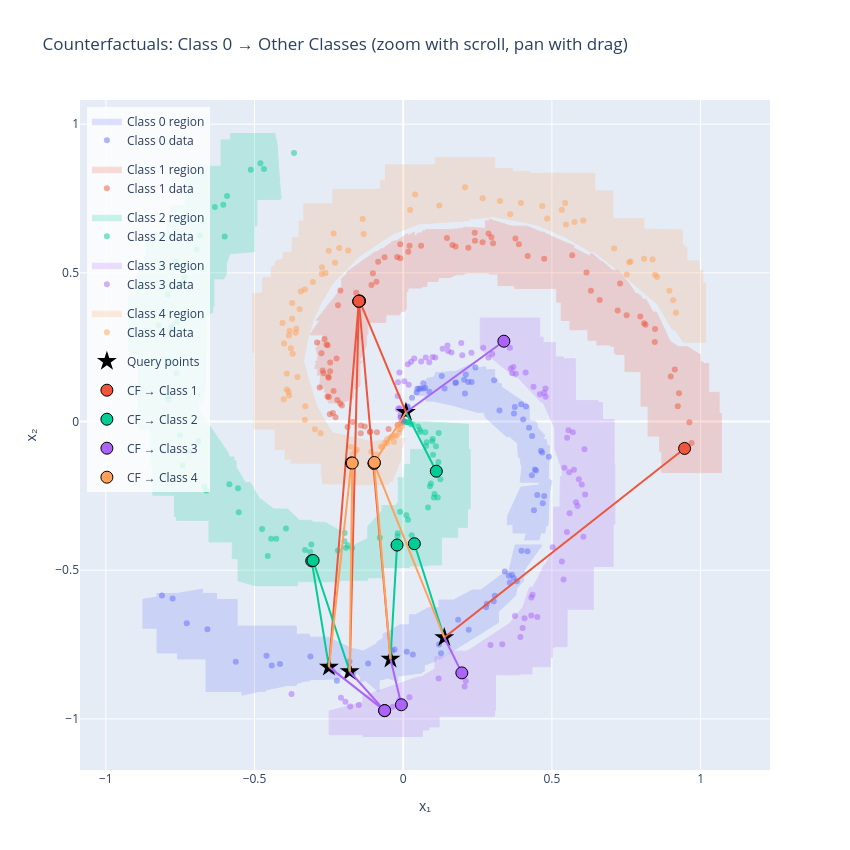

Notebook source saved alongside this figure:
### Markdown cell above
## 7 – Visualize Counterfactual Trajectories (Interactive)

Using Plotly for interactive zooming and panning.

### Code cell
from plotly.colors import qualitative
import plotly.graph_objects as go

# Color palette
colors = qualitative.Plotly[:atlas.n_classes]

fig = go.Figure()

# Plot certified regions as filled polygons
for label in range(atlas.n_classes):
    union = atlas.get_class_union(label)
    if union.is_empty:
        continue
    
    geoms = [union] if union.geom_type == 'Polygon' else list(union.geoms)
    for idx, g in enumerate(geoms):
        if g.is_empty or g.area < 1e-12:
            continue
        xs, ys = g.exterior.xy
        fig.add_trace(go.Scatter(
            x=list(xs), y=list(ys),
            fill='toself',
            fillcolor=colors[label],
            opacity=0.2,
            line=dict(color=colors[label], width=1),
            name=f'Class {label} region' if idx == 0 else None,
            showlegend=(idx == 0),
            legendgroup=f'class_{label}',
            hoverinfo='skip'
        ))

# Plot data points for each class
for label in range(atlas.n_classes):
    X = atlas.bounds[label]['X']
    fig.add_trace(go.Scatter(
        x=X[:, 0], y=X[:, 1],
        mode='markers',
        marker=dict(size=6, color=colors[label], opacity=0.5),
        name=f'Class {label} data',
        legendgroup=f'class_{label}',
        hovertemplate=f'Class {label}<br>x: %{{x:.3f}}<br>y: %{{y:.3f}}<extra></extra>'
    ))

# Plot query points
fig.add_trace(go.Scatter(
    x=query_points[:, 0], y=query_points[:, 1],
    mode='markers',
    marker=dict(size=15, color='black', symbol='star'),
    name='Query points',
    hovertemplate='Query<br>x: %{x:.3f}<br>y: %{y:.3f}<extra></extra>'
))

# Plot counterfactual arrows and points
for target_class, results in all_results.items():
    color = colors[target_class]
    
    for i, result in enumerate(results):
        if not result.success:
            continue
        
        x0 = query_points[i]
        x_cf = result.x_cf
        
        # Arrow line from query to counterfactual
        fig.add_trace(go.Scatter(
            x=[x0[0], x_cf[0]], y=[x0[1], x_cf[1]],
            mode='lines',
            line=dict(color=color, width=2),
            showlegend=False,
            hoverinfo='skip'
        ))
        
        # Counterfactual point
        fig.add_trace(go.Scatter(
            x=[x_cf[0]], y=[x_cf[1]],
            mode='markers',
            marker=dict(size=12, color=color, line=dict(color='black', width=1)),
            name=f'CF → Class {target_class}' if i == 0 else None,
            showlegend=(i == 0),
            legendgroup=f'cf_{target_class}',
            hovertemplate=(
                f'Counterfactual → Class {target_class}<br>'
                f'x: %{{x:.3f}}<br>y: %{{y:.3f}}<br>'
                f'Distance: {result.distance:.4f}<extra></extra>'
            )
        ))

fig.update_layout(
    title=f'Counterfactuals: Class {source_class} → Other Classes (zoom with scroll, pan with drag)',
    xaxis=dict(title='x₁', scaleanchor='y', scaleratio=1),
    yaxis=dict(title='x₂'),
    width=850,
    height=850,
    legend=dict(x=0.01, y=0.99, bgcolor='rgba(255,255,255,0.8)'),
    hovermode='closest'
)

fig.show()

### Figure 1 — Plotly figure (JSON) as saved in the notebook; plotly's stock layout.template omitted (floating-point values rounded to 4 significant figures; data arrays with more than 128 entries replaced by an {"elided": "..."} marker saying what was removed)
{"data": [{"fill": "toself", "fillcolor": "#636EFA", "hoverinfo": "skip", "legendgroup": "class_0", "line": {"color": "#636EFA", "width": 1}, "name": "Class 0 region", "opacity": 0.2, "showlegend": true, "type": "scatter", "x": [-0.08818, -0.06749, -0.06749, -0.01147, 0.01563, 0.02052, 0.02052, 0.04061, 0.08408, 0.1204, 0.1204, 0.1693, 0.2322, 0.2612, 0.344, 0.3551, 0.3765, 0.4656, 0.4656, 0.4079, 0.4079, 0.4043, 0.4043, 0.3811, 0.3811, 0.3785, 0.3785, 0.3204, 0.3204, 0.2271, 0.2271, 0.2134, 0.1218, 0.1204, 0.1204, 0.1118, 0.1118, 0.07679, 0.07087, 0.07087, 0.06292, 0.06292, -0.01813, -0.01813, -0.05388, -0.06749, -0.06749, -0.08095, -0.08095, -0.08555, -0.127, -0.1428, -0.1428, -0.1756, -0.2122, -0.2122, -0.3145, -0.3145, -0.3421, -0.3421, -0.3597, -0.3597, -0.3921, -0.4631, -0.4631, -0.4859, -0.5421, -0.5421, -0.6631, -0.6631, -0.7585, -0.7585, -0.828, -0.828, -0.8754, -0.8754, -0.828, -0.828, -0.7607, -0.6754, -0.6754, -0.628, -0.628, -0.5585, -0.5585, -0.3597, -0.3597, -0.3145, -0.3145, -0.2538, -0.1751, -0.1357, -0.1289, -0.08818, -0.08818], "y": [-0.741, -0.7296, -0.7143, -0.6838, -0.6838, -0.6811, -0.6498, -0.6498, -0.6263, -0.6263, -0.6005, -0.6005, -0.5666, -0.5666, -0.5044, -0.5044, -0.415, -0.415, -0.4177, -0.4989, -0.5202, -0.5248, -0.5356, -0.5621, -0.5737, -0.5764, -0.5843, -0.64, -0.6762, -0.7345, -0.7358, -0.7432, -0.8005, -0.8005, -0.7946, -0.798, -0.8046, -0.8166, -0.8198, -0.8404, -0.8417, -0.8455, -0.8563, -0.873, -0.8627, -0.868, -0.866, -0.8706, -0.907, -0.907, -0.8715, -0.8743, -0.8579, -0.8298, -0.839, -0.8652, -0.8684, -0.8718, -0.8741, -0.8773, -0.8811, -0.888, -0.888, -0.9032, -0.9081, -0.9081, -0.9201, -0.9081, -0.9081, -0.7985, -0.7985, -0.7783, -0.7783, -0.6951, -0.6951, -0.598, -0.5898, -0.5783, -0.5783, -0.5636, -0.5783, -0.5783, -0.5985, -0.5985, -0.688, -0.688, -0.7155, -0.7155, -0.7252, -0.7252, -0.7625, -0.7711, -0.7688, -0.7461, -0.741]}, {"fill": "toself", "fillcolor": "#636EFA", "hoverinfo": "skip", "legendgroup": "class_0", "line": {"color": "#636EFA", "width": 1}, "opacity": 0.2, "showlegend": false, "type": "scatter", "x": [0.1663, 0.139, 0.1301, 0.1301, 0.1048, 0.1048, 0.07536, 0.07536, 0.03908, 0.03908, 0.07536, 0.07536, 0.07757, 0.07757, 0.1048, 0.1048, 0.1075, 0.1075, 0.1755, 0.2391, 0.2391, 0.2754, 0.2754, 0.2776, 0.2776, 0.3075, 0.3075, 0.3186, 0.3186, 0.3301, 0.3301, 0.3453, 0.3465, 0.3476, 0.4237, 0.4237, 0.4305, 0.4443, 0.4455, 0.4491, 0.4524, 0.4753, 0.4753, 0.4724, 0.4724, 0.4822, 0.4822, 0.4836, 0.4836, 0.492, 0.4872, 0.4926, 0.4922, 0.4935, 0.4955, 0.4955, 0.5003, 0.4915, 0.4866, 0.479, 0.4765, 0.4619, 0.4568, 0.408, 0.4141, 0.3693, 0.3693, 0.3506, 0.3506, 0.3706, 0.3713, 0.3741, 0.3741, 0.3958, 0.4558, 0.4582, 0.3934, 0.3941, 0.3935, 0.3993, 0.3993, 0.3967, 0.3931, 0.3875, 0.3842, 0.3837, 0.3587, 0.3477, 0.2753, 0.2753, 0.2724, 0.2724, 0.2489, 0.1663], "y": [0.05451, 0.06026, 0.06119, 0.06214, 0.06748, 0.06786, 0.06976, 0.08597, 0.09116, 0.1042, 0.1212, 0.1428, 0.1433, 0.1447, 0.1498, 0.1537, 0.1537, 0.1648, 0.1682, 0.1981, 0.1772, 0.1848, 0.1819, 0.1823, 0.1733, 0.1748, 0.1409, 0.14, 0.1294, 0.1275, 0.1167, 0.1064, 0.1064, 0.1048, 0.05296, 0.008764, 0.001588, 0.001588, -0.003939, -0.003939, -0.02152, -0.04575, -0.05111, -0.05111, -0.06107, -0.06107, -0.06507, -0.06507, -0.08038, -0.08038, -0.1966, -0.1929, -0.1983, -0.1983, -0.1974, -0.1983, -0.1983, -0.2387, -0.3508, -0.3508, -0.3748, -0.3748, -0.3983, -0.3983, -0.3748, -0.3748, -0.3468, -0.3468, -0.3181, -0.2758, -0.2754, -0.2693, -0.2638, -0.2205, -0.2134, -0.2039, -0.2039, -0.1984, -0.1984, -0.1496, -0.1487, -0.1487, -0.1211, -0.1211, -0.07273, -0.07273, -0.05111, -0.05111, 0.01414, 0.02098, 0.02344, 0.03081, 0.03081, 0.05451]}, {"fill": "toself", "fillcolor": "#EF553B", "hoverinfo": "skip", "legendgroup": "class_1", "line": {"color": "#EF553B", "width": 1}, "name": "Class 1 region", "opacity": 0.2, "showlegend": true, "type": "scatter", "x": {"elided": "191 float values"}, "y": {"elided": "191 float values"}}, {"fill": "toself", "fillcolor": "#00CC96", "hoverinfo": "skip", "legendgroup": "class_2", "line": {"color": "#00CC96", "width": 1}, "name": "Class 2 region", "opacity": 0.2, "showlegend": true, "type": "scatter", "x": {"elided": "142 float values"}, "y": {"elided": "142 float values"}}, {"fill": "toself", "fillcolor": "#AB63FA", "hoverinfo": "skip", "legendgroup": "class_3", "line": {"color": "#AB63FA", "width": 1}, "name": "Class 3 region", "opacity": 0.2, "showlegend": true, "type": "scatter", "x": [0.04891, 0.05909, 0.08023, 0.1066, 0.1066, 0.1086, 0.1382, 0.1653, 0.2118, 0.2189, 0.2189, 0.3582, 0.4003, 0.4027, 0.4246, 0.4357, 0.4378, 0.4391, 0.4391, 0.453, 0.4677, 0.4699, 0.474, 0.4776, 0.5059, 0.5059, 0.5271, 0.5285, 0.5345, 0.5342, 0.5095, 0.5095, 0.4788, 0.4788, 0.47, 0.4638, 0.3854, 0.3762, 0.2587, 0.2587, 0.4587, 0.4587, 0.4705, 0.4705, 0.5117, 0.5117, 0.5382, 0.5382, 0.5785, 0.5785, 0.579, 0.579, 0.6556, 0.6556, 0.6703, 0.6703, 0.7095, 0.7095, 0.7117, 0.7117, 0.7059, 0.7059, 0.6391, 0.6391, 0.551, 0.551, 0.508, 0.508, 0.5015, 0.5015, 0.494, 0.494, 0.4329, 0.4329, 0.3935, 0.3935, 0.3104, 0.3104, 0.3066, 0.3066, 0.1209, 0.1209, 0.08645, 0.08645, 0.06457, 0.06457, -0.1354, -0.1354, -0.2493, -0.2493, -0.1354, -0.1354, 0.04891], "y": [-0.8592, -0.8592, -0.8472, -0.8317, -0.7926, -0.7912, -0.7912, -0.7722, -0.7722, -0.7682, -0.7697, -0.6787, -0.6283, -0.6234, -0.5571, -0.5571, -0.5527, -0.5527, -0.5507, -0.526, -0.4916, -0.4916, -0.4823, -0.4823, -0.4318, -0.2876, -0.2876, -0.1843, -0.1843, -0.1633, -0.09181, -0.02168, 0.04877, 0.04895, 0.06512, 0.06512, 0.148, 0.148, 0.2452, 0.348, 0.348, 0.2837, 0.2837, 0.2651, 0.2651, 0.2172, 0.2172, 0.2111, 0.2111, 0.1833, 0.1833, 0.07038, 0.07038, 0.06385, 0.06385, 0.007105, 0.007105, -0.1456, -0.1456, -0.3456, -0.3456, -0.4876, -0.4876, -0.6312, -0.6312, -0.7571, -0.7571, -0.7612, -0.7612, -0.7943, -0.7943, -0.8243, -0.8243, -0.8489, -0.8489, -0.8518, -0.8518, -0.9722, -0.9722, -0.9912, -0.9912, -1.027, -1.027, -1.037, -1.037, -1.059, -1.059, -1.053, -1.053, -0.9737, -0.9434, -0.9235, -0.8592]}, {"fill": "toself", "fillcolor": "#FFA15A", "hoverinfo": "skip", "legendgroup": "class_4", "line": {"color": "#FFA15A", "width": 1}, "name": "Class 4 region", "opacity": 0.2, "showlegend": true, "type": "scatter", "x": {"elided": "151 float values"}, "y": {"elided": "151 float values"}}, {"hovertemplate": "Class 0<br>x: %{x:.3f}<br>y: %{y:.3f}<extra></extra>", "legendgroup": "class_0", "marker": {"color": "#636EFA", "opacity": 0.5, "size": 6}, "mode": "markers", "name": "Class 0 data", "type": "scatter", "x": [0.1381, -0.2498, -0.04282, 0.009103, -0.1799, 0.01182, 0.3724, -0.8112, 0.1754, 0.4673, -0.1181, 0.1299, 0.4741, 0.4397, 0.4035, 0.2048, -0.169, 0.243, 0.07393, -0.5631, 0.3056, 0.4897, -0.6585, 0.4129, -0.2231, 0.2186, 0.05339, -5.463e-06, 0.1391, 0.3237, 0.423, -0.181, 0.04765, 0.2301, -0.4145, 0.3043, -0.03708, -0.02913, 0.3718, 0.3584, -0.7754, 0.4326, 0.1848, 0.3977, -0.4421, -0.3122, 0.06861, 0.0296, 0.1776, 0.3554, -0.2372, 0.2204, 0.4633, 0.2811, 0.4428, 0.05824, 0.4693, 0.1205, 0.03251, 0.2785, 0.4177, 0.08763, -0.728, 0.01345, 0.4334, 0.3656, 0.01504, 0.0674, -0.4597, 0.2106, 0.1271, 0.3419, 0.3079, 0.4506, 0.04541, 0.2075, 0.4467, 0.3819, 0.3968, 0.3753], "y": [-0.7263, -0.8252, -0.7984, 0.03128, -0.8406, -0.7743, 0.02727, -0.5847, 0.1296, -0.1039, -0.8135, 0.1527, -0.2508, -0.2983, 0.006398, 0.1401, -0.848, 0.1814, 0.1134, -0.8081, 0.1392, -0.1183, -0.6985, 0.05081, -0.8717, 0.1325, 0.1106, 0.002506, 0.111, 0.03698, -0.02112, -0.807, 0.1105, 0.1327, -0.8155, -0.6044, -0.771, -0.7664, -0.5259, -0.5412, -0.5951, -0.1804, -0.6666, -0.4344, -0.8208, -0.7902, 0.1108, 0.07991, 0.1308, -0.5191, -0.8393, -0.7005, -0.09841, -0.6128, -0.1611, 0.111, -0.2748, -0.7498, -0.7838, -0.6249, -0.4363, 0.09982, -0.6783, 0.04829, -0.04869, -0.515, 0.05044, 0.1288, -0.788, 0.1579, -0.7792, -0.504, -0.5856, -0.2468, 0.09774, 0.0946, -0.1651, -0.5372, 0.05781, 0.04889]}, {"hovertemplate": "Class 1<br>x: %{x:.3f}<br>y: %{y:.3f}<extra></extra>", "legendgroup": "class_1", "marker": {"color": "#EF553B", "opacity": 0.5, "size": 6}, "mode": "markers", "name": "Class 1 data", "type": "scatter", "x": [0.01691, 0.8996, -0.2749, 0.06024, 0.9133, 0.2869, -0.0, 0.5681, -0.2113, -0.1582, -0.2241, 0.3022, -0.2121, 0.8458, -0.01906, 0.1471, -0.2193, -0.1425, -0.1068, -0.2509, 0.81, -0.2456, 0.6163, 0.7212, 0.2189, -0.06278, 0.4187, -0.1124, 0.9275, 0.02131, -0.04916, 0.9698, 0.1653, -0.2469, 0.176, -0.01028, -0.2342, 0.9624, 0.7514, 0.2405, -0.1293, -0.08425, -0.2644, 0.9234, -0.1019, -0.1422, -0.02027, -0.2809, -0.2217, 0.7293, 0.2668, 0.2967, -0.2709, 0.2412, -0.2276, 0.3773, -0.2061, -0.2679, -0.1704, 0.389, -0.2542, -0.2516, -0.1104, 0.7974, 0.6313, -0.29, -0.08828, -0.01, -0.2364, -0.08996, 0.8469, -0.25, 0.8147, -0.2458, 0.6606, -0.1871, 0.474, -0.2581, -0.00778, -0.2547], "y": [0.5712, 0.1518, 0.2299, 0.5909, 0.1746, 0.6322, -0.0, 0.5589, 0.4407, 0.4332, 0.2117, 0.5998, 0.06044, 0.2678, -0.01206, 0.6168, 0.3914, -0.03931, 0.4589, 0.1468, 0.3302, 0.1985, 0.5013, 0.3731, 0.5844, 0.5528, 0.5569, -0.03539, 0.09511, 0.5911, -0.02498, -0.07206, 0.594, 0.02412, 0.5883, 0.5964, 0.1025, -0.002049, 0.3575, 0.6352, -0.01667, 0.5373, 0.2777, 0.05117, 0.4985, -0.01334, 0.5535, 0.1142, 0.0721, 0.4645, 0.6027, 0.6193, 0.1719, 0.6081, 0.01461, 0.6154, 0.05377, 0.1623, -0.001993, 0.5961, 0.2562, 0.1506, -0.03332, 0.3534, 0.4398, 0.266, -0.03573, 0.5488, 0.02872, 0.4702, 0.3111, 0.08224, 0.325, 0.1689, 0.4089, -0.01824, 0.5477, 0.2593, -0.006322, 0.08401]}, {"hovertemplate": "Class 2<br>x: %{x:.3f}<br>y: %{y:.3f}<extra></extra>", "legendgroup": "class_2", "marker": {"color": "#00CC96", "opacity": 0.5, "size": 6}, "mode": "markers", "name": "Class 2 data", "type": "scatter", "x": [0.0, 0.005001, -0.4748, 0.099, 0.01039, 0.02839, 0.1053, -0.5125, -0.1925, -0.7926, -0.7409, -0.4555, 0.02597, -0.07877, 0.1004, 0.1119, 0.07706, -0.4271, 0.08979, -0.7614, -0.7224, -0.5555, 0.11, -0.5924, -0.5531, 0.07867, -0.186, -0.7654, -0.3944, 0.07434, 0.125, -0.7366, -0.8233, -0.6844, 0.05631, 0.1183, -0.309, -0.7886, 0.05767, -0.6004, -0.6622, 0.08346, 0.09315, -0.7504, 0.009605, -0.2196, 0.01616, -0.751, -0.7804, -0.01898, -0.6052, -0.3125, 0.1159, 0.01742, 0.09742, -0.7921, -0.6947, -0.3672, -0.4802, 0.01484, -0.6887, 0.1032, 0.03138, -0.7623, -0.4681, -0.7887, -0.5846, -0.172, 0.04999, -0.3303, -0.01832, -0.1969, -0.6335, 0.1192, -0.01043, -0.7791, -0.1974, -0.6692, -0.7423, -0.4441], "y": [0.0, -0.0003345, -0.3611, -0.05908, -0.3156, -0.3824, -0.2439, 0.847, -0.4246, 0.08388, 0.465, -0.4519, -0.009246, -0.3906, -0.112, -0.1572, -0.08235, -0.3946, -0.2178, 0.3356, -0.1006, -0.2241, -0.0831, 0.7585, -0.3049, -0.06994, -0.4165, 0.5367, -0.3597, -0.03625, -0.1937, 0.4855, 0.324, 0.6258, -0.02748, -0.1363, -0.4136, 0.07341, -0.03541, 0.6222, -0.2323, -0.2889, -0.2082, -0.04652, -0.002871, -0.4338, -0.3304, 0.4581, 0.3098, -0.3855, 0.7289, -0.439, -0.2556, -0.00212, -0.06622, 0.4267, 0.5796, 0.9032, 0.8686, -0.002401, -0.06518, -0.2557, -0.008778, 0.1624, 0.8495, 0.2036, -0.2112, -0.4252, -0.01647, -0.4321, -0.3755, -0.375, 0.7211, -0.0386, -0.3031, 0.3196, -0.4029, -0.2193, -0.1477, -0.3944]}, {"hovertemplate": "Class 3<br>x: %{x:.3f}<br>y: %{y:.3f}<extra></extra>", "legendgroup": "class_3", "marker": {"color": "#AB63FA", "opacity": 0.5, "size": 6}, "mode": "markers", "name": "Class 3 data", "type": "scatter", "x": [0.542, -0.008344, 0.3784, 0.07595, 0.3759, 0.06035, 0.5556, 0.269, 0.3666, 0.0266, -0.1493, 0.6059, -0.009769, -0.0176, 0.451, -0.01372, -0.1944, 0.3705, 0.5506, 0.1985, 0.5813, 0.2995, 0.4015, -0.01869, 0.4306, 0.02092, 0.4117, 0.4785, 0.4597, -0.1786, 0.5905, 0.6117, 0.09875, 0.1508, 0.408, 0.2935, -0.03543, 0.4349, 0.3587, -0.008614, 0.1078, 0.5584, 0.2066, 0.6003, 0.1489, -0.2095, 0.3329, 0.5863, -0.001196, -0.0176, 0.5595, 0.5703, 0.479, 0.03707, 0.6095, 0.4308, 0.5741, -0.01355, 0.4382, 0.2294, 0.1622, 0.1326, 0.01845, 0.4739, 0.5391, 0.08759, -0.008689, 0.5025, 0.394, 0.5512, 0.5336, 0.2104, 0.00395, 0.3618, 0.1189, -0.01298, -0.3757, 0.01567, 0.1951, 0.2868], "y": [-0.1556, 0.01251, 0.1606, 0.2151, -0.6541, 0.2017, -0.02962, 0.248, 0.1624, 0.2013, -0.9533, -0.3876, 0.04147, 0.04154, -0.6571, 0.0456, -0.9426, 0.1837, -0.3715, 0.2226, -0.2716, 0.2272, -0.6943, 0.0857, -0.6527, -0.9271, 0.1651, 0.1111, 0.09141, -0.9584, -0.194, -0.2456, 0.2167, 0.2368, -0.6612, -0.7518, -0.9592, -0.5823, 0.248, 0.02354, 0.2151, -0.171, -0.8912, -0.2119, 0.2555, -0.929, -0.7489, -0.2843, 0.002202, 0.1317, -0.3088, -0.03615, 0.08333, 0.2123, -0.09289, -0.5916, -0.1618, -0.9372, 0.1172, 0.2314, 0.2322, 0.2446, 0.1239, 0.09699, -0.5312, 0.1997, 0.01524, -0.4227, -0.7243, -0.05476, -0.471, -0.8722, 0.1353, 0.1787, -0.864, 0.1649, -0.9159, 0.1923, 0.2641, 0.2149]}, {"hovertemplate": "Class 4<br>x: %{x:.3f}<br>y: %{y:.3f}<extra></extra>", "legendgroup": "class_4", "marker": {"color": "#FFA15A", "opacity": 0.5, "size": 6}, "mode": "markers", "name": "Class 4 data", "type": "scatter", "x": [0.76, -0.04409, 0.3253, -0.02836, -0.3843, -0.3616, -0.3717, -0.06196, -0.08865, -0.274, 0.02333, 0.2079, -0.3309, -0.3038, 0.1216, 0.3599, -0.1562, 0.5334, 0.8386, -0.2294, -0.1614, 0.7516, -0.3856, -0.1364, 0.9077, 0.5763, -0.1071, -0.3557, -0.2503, 0.2671, -0.3915, 0.8468, -0.4058, -0.3736, -0.3293, -0.215, -0.06996, 0.8951, -0.4005, 0.7093, 0.3961, 0.5446, -0.01384, -0.0313, -0.03741, -0.3818, -0.3836, -0.3914, 0.9171, -0.05406, 0.4675, -0.3482, -0.02276, -0.4017, -0.1709, -0.01083, -0.3778, -0.2779, 0.6053, -0.2613, -0.05422, -0.3734, -0.1849, -0.01342, 0.5473, -0.3595, -0.2342, -0.1756, 0.4842, -0.3308, 0.7645, 0.8101, -0.003814, -0.2731, -0.07461, 0.8538, -0.2971, -0.3443, 0.04012, -0.1332], "y": [0.5357, -0.0546, 0.7413, -0.04729, 0.2896, 0.2982, 0.2281, -0.07233, -0.112, 0.4957, 0.7114, 0.7876, 0.4442, 0.4691, 0.7267, 0.697, -0.0953, 0.7121, 0.5447, 0.5343, -0.1011, 0.4946, 0.1004, 0.6807, 0.4075, 0.6712, -0.102, 0.1498, 0.5744, 0.7509, 0.1616, 0.4932, 0.3312, 0.3454, 0.05176, 0.5832, -0.08524, 0.4401, 0.2622, 0.5817, 0.7346, 0.735, -0.03764, -0.06836, -0.05026, 0.3051, 0.08767, 0.108, 0.3662, -0.05924, 0.7244, 0.3778, -0.04745, 0.07458, -0.1095, -0.02535, 0.2465, -0.0398, 0.6758, 0.4997, -0.07211, 0.3988, 0.575, -0.02691, 0.6629, 0.3123, 0.6322, -0.08601, 0.6829, 0.005933, 0.538, 0.547, -0.01455, 0.519, -0.08457, 0.486, -0.02634, 0.437, 0.7634, 0.6302]}, {"hovertemplate": "Query<br>x: %{x:.3f}<br>y: %{y:.3f}<extra></extra>", "marker": {"color": "black", "size": 15, "symbol": "star"}, "mode": "markers", "name": "Query points", "type": "scatter", "x": [0.1381, -0.2498, -0.04282, 0.009103, -0.1799], "y": [-0.7263, -0.8252, -0.7984, 0.03128, -0.8406]}, {"hoverinfo": "skip", "line": {"color": "#EF553B", "width": 2}, "mode": "lines", "showlegend": false, "type": "scatter", "x": [0.1381, 0.9462], "y": [-0.7263, -0.09061]}, {"hovertemplate": "Counterfactual → Class 1<br>x: %{x:.3f}<br>y: %{y:.3f}<br>Distance: 1.0281<extra></extra>", "legendgroup": "cf_1", "marker": {"color": "#EF553B", "line": {"color": "black", "width": 1}, "size": 12}, "mode": "markers", "name": "CF → Class 1", "showlegend": true, "type": "scatter", "x": [0.9462], "y": [-0.09061]}, {"hoverinfo": "skip", "line": {"color": "#EF553B", "width": 2}, "mode": "lines", "showlegend": false, "type": "scatter", "x": [-0.2498, -0.1491], "y": [-0.8252, 0.4046]}, {"hovertemplate": "Counterfactual → Class 1<br>x: %{x:.3f}<br>y: %{y:.3f}<br>Distance: 1.2339<extra></extra>", "legendgroup": "cf_1", "marker": {"color": "#EF553B", "line": {"color": "black", "width": 1}, "size": 12}, "mode": "markers", "showlegend": false, "type": "scatter", "x": [-0.1491], "y": [0.4046]}, {"hoverinfo": "skip", "line": {"color": "#EF553B", "width": 2}, "mode": "lines", "showlegend": false, "type": "scatter", "x": [-0.04282, -0.1491], "y": [-0.7984, 0.4046]}, {"hovertemplate": "Counterfactual → Class 1<br>x: %{x:.3f}<br>y: %{y:.3f}<br>Distance: 1.2076<extra></extra>", "legendgroup": "cf_1", "marker": {"color": "#EF553B", "line": {"color": "black", "width": 1}, "size": 12}, "mode": "markers", "showlegend": false, "type": "scatter", "x": [-0.1491], "y": [0.4046]}, {"hoverinfo": "skip", "line": {"color": "#EF553B", "width": 2}, "mode": "lines", "showlegend": false, "type": "scatter", "x": [0.009103, -0.1466], "y": [0.03128, 0.4055]}, {"hovertemplate": "Counterfactual → Class 1<br>x: %{x:.3f}<br>y: %{y:.3f}<br>Distance: 0.4053<extra></extra>", "legendgroup": "cf_1", "marker": {"color": "#EF553B", "line": {"color": "black", "width": 1}, "size": 12}, "mode": "markers", "showlegend": false, "type": "scatter", "x": [-0.1466], "y": [0.4055]}, {"hoverinfo": "skip", "line": {"color": "#EF553B", "width": 2}, "mode": "lines", "showlegend": false, "type": "scatter", "x": [-0.1799, -0.1491], "y": [-0.8406, 0.4046]}, {"hovertemplate": "Counterfactual → Class 1<br>x: %{x:.3f}<br>y: %{y:.3f}<br>Distance: 1.2456<extra></extra>", "legendgroup": "cf_1", "marker": {"color": "#EF553B", "line": {"color": "black", "width": 1}, "size": 12}, "mode": "markers", "showlegend": false, "type": "scatter", "x": [-0.1491], "y": [0.4046]}, {"hoverinfo": "skip", "line": {"color": "#00CC96", "width": 2}, "mode": "lines", "showlegend": false, "type": "scatter", "x": [0.1381, 0.03751], "y": [-0.7263, -0.411]}, {"hovertemplate": "Counterfactual → Class 2<br>x: %{x:.3f}<br>y: %{y:.3f}<br>Distance: 0.3310<extra></extra>", "legendgroup": "cf_2", "marker": {"color": "#00CC96", "line": {"color": "black", "width": 1}, "size": 12}, "mode": "markers", "name": "CF → Class 2", "showlegend": true, "type": "scatter", "x": [0.03751], "y": [-0.411]}, {"hoverinfo": "skip", "line": {"color": "#00CC96", "width": 2}, "mode": "lines", "showlegend": false, "type": "scatter", "x": [-0.2498, -0.3077], "y": [-0.8252, -0.4686]}, {"hovertemplate": "Counterfactual → Class 2<br>x: %{x:.3f}<br>y: %{y:.3f}<br>Distance: 0.3613<extra></extra>", "legendgroup": "cf_2", "marker": {"color": "#00CC96", "line": {"color": "black", "width": 1}, "size": 12}, "mode": "markers", "showlegend": false, "type": "scatter", "x": [-0.3077], "y": [-0.4686]}, {"hoverinfo": "skip", "line": {"color": "#00CC96", "width": 2}, "mode": "lines", "showlegend": false, "type": "scatter", "x": [-0.04282, -0.02071], "y": [-0.7984, -0.4154]}, {"hovertemplate": "Counterfactual → Class 2<br>x: %{x:.3f}<br>y: %{y:.3f}<br>Distance: 0.3835<extra></extra>", "legendgroup": "cf_2", "marker": {"color": "#00CC96", "line": {"color": "black", "width": 1}, "size": 12}, "mode": "markers", "showlegend": false, "type": "scatter", "x": [-0.02071], "y": [-0.4154]}, {"hoverinfo": "skip", "line": {"color": "#00CC96", "width": 2}, "mode": "lines", "showlegend": false, "type": "scatter", "x": [0.009103, 0.1113], "y": [0.03128, -0.1671]}, {"hovertemplate": "Counterfactual → Class 2<br>x: %{x:.3f}<br>y: %{y:.3f}<br>Distance: 0.2231<extra></extra>", "legendgroup": "cf_2", "marker": {"color": "#00CC96", "line": {"color": "black", "width": 1}, "size": 12}, "mode": "markers", "showlegend": false, "type": "scatter", "x": [0.1113], "y": [-0.1671]}, {"hoverinfo": "skip", "line": {"color": "#00CC96", "width": 2}, "mode": "lines", "showlegend": false, "type": "scatter", "x": [-0.1799, -0.3031], "y": [-0.8406, -0.4674]}, {"hovertemplate": "Counterfactual → Class 2<br>x: %{x:.3f}<br>y: %{y:.3f}<br>Distance: 0.3930<extra></extra>", "legendgroup": "cf_2", "marker": {"color": "#00CC96", "line": {"color": "black", "width": 1}, "size": 12}, "mode": "markers", "showlegend": false, "type": "scatter", "x": [-0.3031], "y": [-0.4674]}, {"hoverinfo": "skip", "line": {"color": "#AB63FA", "width": 2}, "mode": "lines", "showlegend": false, "type": "scatter", "x": [0.1381, 0.1971], "y": [-0.7263, -0.8453]}, {"hovertemplate": "Counterfactual → Class 3<br>x: %{x:.3f}<br>y: %{y:.3f}<br>Distance: 0.1328<extra></extra>", "legendgroup": "cf_3", "marker": {"color": "#AB63FA", "line": {"color": "black", "width": 1}, "size": 12}, "mode": "markers", "name": "CF → Class 3", "showlegend": true, "type": "scatter", "x": [0.1971], "y": [-0.8453]}, {"hoverinfo": "skip", "line": {"color": "#AB63FA", "width": 2}, "mode": "lines", "showlegend": false, "type": "scatter", "x": [-0.2498, -0.06249], "y": [-0.8252, -0.9722]}, {"hovertemplate": "Counterfactual → Class 3<br>x: %{x:.3f}<br>y: %{y:.3f}<br>Distance: 0.2381<extra></extra>", "legendgroup": "cf_3", "marker": {"color": "#AB63FA", "line": {"color": "black", "width": 1}, "size": 12}, "mode": "markers", "showlegend": false, "type": "scatter", "x": [-0.06249], "y": [-0.9722]}, {"hoverinfo": "skip", "line": {"color": "#AB63FA", "width": 2}, "mode": "lines", "showlegend": false, "type": "scatter", "x": [-0.04282, -0.006185], "y": [-0.7984, -0.9526]}, {"hovertemplate": "Counterfactual → Class 3<br>x: %{x:.3f}<br>y: %{y:.3f}<br>Distance: 0.1585<extra></extra>", "legendgroup": "cf_3", "marker": {"color": "#AB63FA", "line": {"color": "black", "width": 1}, "size": 12}, "mode": "markers", "showlegend": false, "type": "scatter", "x": [-0.006185], "y": [-0.9526]}, {"hoverinfo": "skip", "line": {"color": "#AB63FA", "width": 2}, "mode": "lines", "showlegend": false, "type": "scatter", "x": [0.009103, 0.3385], "y": [0.03128, 0.2701]}, {"hovertemplate": "Counterfactual → Class 3<br>x: %{x:.3f}<br>y: %{y:.3f}<br>Distance: 0.4068<extra></extra>", "legendgroup": "cf_3", "marker": {"color": "#AB63FA", "line": {"color": "black", "width": 1}, "size": 12}, "mode": "markers", "showlegend": false, "type": "scatter", "x": [0.3385], "y": [0.2701]}, {"hoverinfo": "skip", "line": {"color": "#AB63FA", "width": 2}, "mode": "lines", "showlegend": false, "type": "scatter", "x": [-0.1799, -0.06249], "y": [-0.8406, -0.9722]}, {"hovertemplate": "Counterfactual → Class 3<br>x: %{x:.3f}<br>y: %{y:.3f}<br>Distance: 0.1764<extra></extra>", "legendgroup": "cf_3", "marker": {"color": "#AB63FA", "line": {"color": "black", "width": 1}, "size": 12}, "mode": "markers", "showlegend": false, "type": "scatter", "x": [-0.06249], "y": [-0.9722]}, {"hoverinfo": "skip", "line": {"color": "#FFA15A", "width": 2}, "mode": "lines", "showlegend": false, "type": "scatter", "x": [0.1381, -0.09805], "y": [-0.7263, -0.1405]}, {"hovertemplate": "Counterfactual → Class 4<br>x: %{x:.3f}<br>y: %{y:.3f}<br>Distance: 0.6316<extra></extra>", "legendgroup": "cf_4", "marker": {"color": "#FFA15A", "line": {"color": "black", "width": 1}, "size": 12}, "mode": "markers", "name": "CF → Class 4", "showlegend": true, "type": "scatter", "x": [-0.09805], "y": [-0.1405]}, {"hoverinfo": "skip", "line": {"color": "#FFA15A", "width": 2}, "mode": "lines", "showlegend": false, "type": "scatter", "x": [-0.2498, -0.1742], "y": [-0.8252, -0.1393]}, {"hovertemplate": "Counterfactual → Class 4<br>x: %{x:.3f}<br>y: %{y:.3f}<br>Distance: 0.6900<extra></extra>", "legendgroup": "cf_4", "marker": {"color": "#FFA15A", "line": {"color": "black", "width": 1}, "size": 12}, "mode": "markers", "showlegend": false, "type": "scatter", "x": [-0.1742], "y": [-0.1393]}, {"hoverinfo": "skip", "line": {"color": "#FFA15A", "width": 2}, "mode": "lines", "showlegend": false, "type": "scatter", "x": [-0.04282, -0.09805], "y": [-0.7984, -0.1405]}, {"hovertemplate": "Counterfactual → Class 4<br>x: %{x:.3f}<br>y: %{y:.3f}<br>Distance: 0.6602<extra></extra>", "legendgroup": "cf_4", "marker": {"color": "#FFA15A", "line": {"color": "black", "width": 1}, "size": 12}, "mode": "markers", "showlegend": false, "type": "scatter", "x": [-0.09805], "y": [-0.1405]}, {"hoverinfo": "skip", "line": {"color": "#FFA15A", "width": 2}, "mode": "lines", "showlegend": false, "type": "scatter", "x": [0.009103, -0.09705], "y": [0.03128, -0.1378]}, {"hovertemplate": "Counterfactual → Class 4<br>x: %{x:.3f}<br>y: %{y:.3f}<br>Distance: 0.1996<extra></extra>", "legendgroup": "cf_4", "marker": {"color": "#FFA15A", "line": {"color": "black", "width": 1}, "size": 12}, "mode": "markers", "showlegend": false, "type": "scatter", "x": [-0.09705], "y": [-0.1378]}, {"hoverinfo": "skip", "line": {"color": "#FFA15A", "width": 2}, "mode": "lines", "showlegend": false, "type": "scatter", "x": [-0.1799, -0.1713], "y": [-0.8406, -0.1395]}, {"hovertemplate": "Counterfactual → Class 4<br>x: %{x:.3f}<br>y: %{y:.3f}<br>Distance: 0.7011<extra></extra>", "legendgroup": "cf_4", "marker": {"color": "#FFA15A", "line": {"color": "black", "width": 1}, "size": 12}, "mode": "markers", "showlegend": false, "type": "scatter", "x": [-0.1713], "y": [-0.1395]}], "layout": {"height": 850, "hovermode": "closest", "legend": {"bgcolor": "rgba(255,255,255,0.8)", "x": 0.01, "y": 0.99}, "title": {"text": "Counterfactuals: Class 0 → Other Classes (zoom with scroll, pan with drag)"}, "width": 850, "xaxis": {"scaleanchor": "y", "scaleratio": 1, "title": {"text": "x₁"}}, "yaxis": {"title": {"text": "x₂"}}}}
